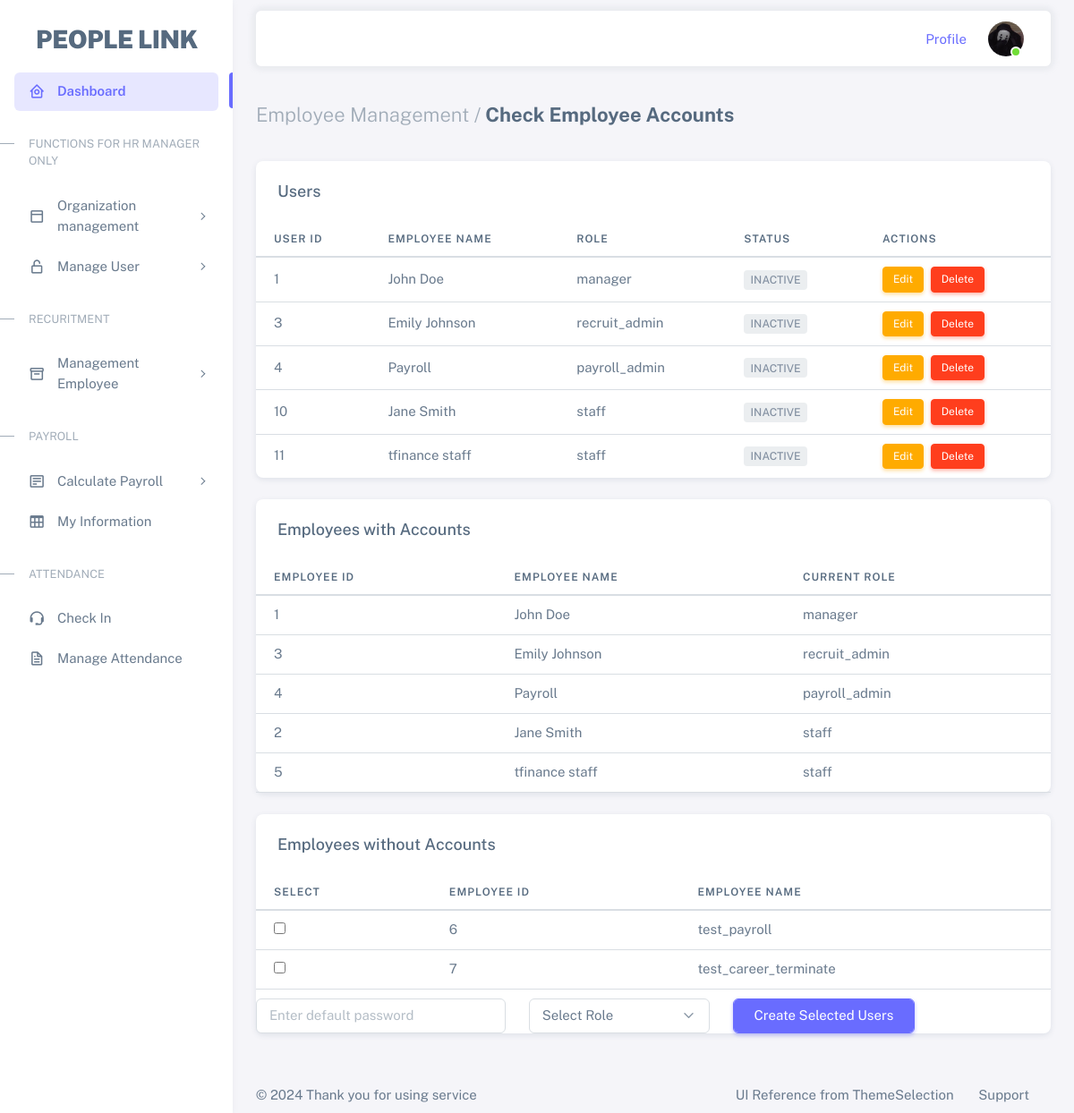
The app's page /check_employee_accounts, older data.
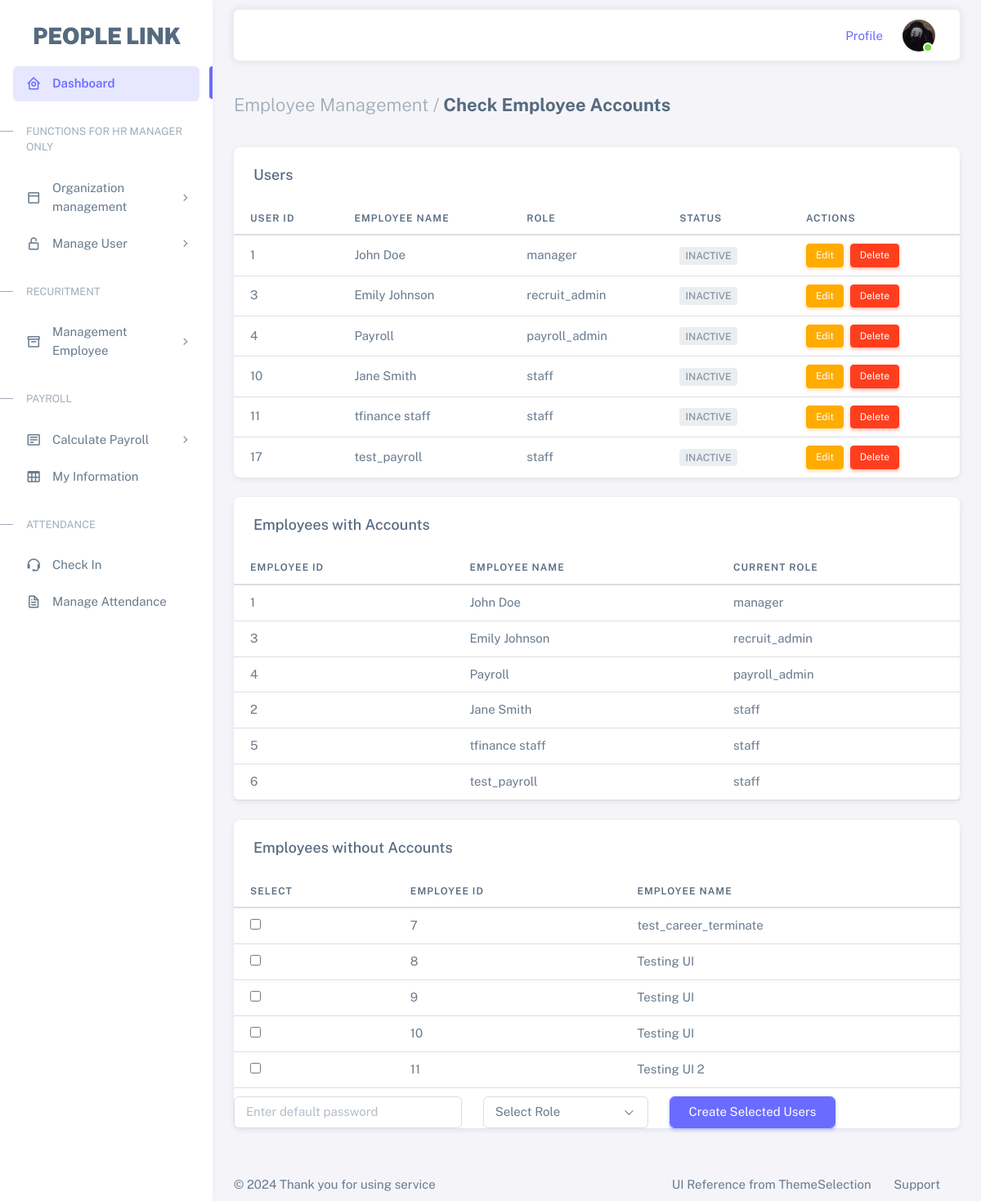
The same page, newer data.
### tables this page shows
CREATE TABLE users (
        user_id INTEGER PRIMARY KEY AUTOINCREMENT,
        emp_id INTEGER NOT NULL,
        password BLOB NOT NULL,  -- Changed to BLOB for storing hashed passwords
        role TEXT CHECK(role IN ('manager', 'recruit_admin', 'payroll_admin', 'staff')) NOT NULL,
        FOREIGN KEY (emp_id) REFERENCES employee (emp_id)
    );

CREATE TABLE employee (
        emp_id INTEGER PRIMARY KEY AUTOINCREMENT,
        emp_name TEXT NOT NULL,
        department TEXT NOT NULL,
        job_status TEXT NOT NULL,
        gender TEXT NOT NULL,
        termination_date DATE,
        employee_status TEXT NOT NULL,
        join_date DATE NOT NULL,
        pos_id INTEGER NOT NULL,
        FOREIGN KEY (pos_id) REFERENCES position (pos_id)
    );

### app.py (the view)
@app.route('/check_employee_accounts')
def check_employee_accounts():
    conn = get_db()
    cursor = conn.cursor()
    cursor.execute('''
    SELECT
        u.user_id,
        e.emp_name,
        u.role
    FROM
        users u
    JOIN
        employee e
    ON
        u.emp_id = e.emp_id
    ''')
    users_with_name = cursor.fetchall()
    current_emp_id = session.get('emp_id')
    cursor.execute('''
        SELECT e.emp_id, e.emp_name, u.role
        FROM employee e
        JOIN users u ON e.emp_id = u.emp_id
    ''')
    employees_with_accounts = cursor.fetchall()
    cursor.execute('''
        SELECT e.emp_id, e.emp_name
        FROM employee e
        LEFT JOIN users u ON e.emp_id = u.emp_id
        WHERE u.emp_id IS NULL
    ''')
    employees_without_accounts = cursor.fetchall()
    conn.close()
    return render_template('check_employee_accounts.html',
                           employees_with_accounts=employees_with_accounts,
                           employees_without_accounts=employees_without_accounts,
                           users_with_name=users_with_name, current_emp_id=current_emp_id
                           )

### app.py (called while the page is built)
def get_db():
    conn = sqlite3.connect('hrm.db')
    conn.row_factory = sqlite3.Row
    return conn

### templates/check_employee_accounts.html (shortened to what this page needs)
{% extends "base.html" %}
{% block content %}
<div class="container-xxl flex-grow-1 container-p-y">
    <h4 class="fw-bold py-3 mb-4">
        <span class="text-muted fw-light">Employee Management /</span> Check Employee Accounts
    </h4>
        <div class="card mb-4">
            <h5 class="card-header">Users</h5>
            <div class="table-responsive text-nowrap">
                <table class="table">
                    <thead>
                        <tr>
                            <th>User ID</th>
                            <th>Employee Name</th>
                            <th>Role</th>
                            <th>Status</th>
                            <th>Actions</th>
                        </tr>
                    </thead>
                    <tbody class="table-border-bottom-0">
                        {% for user in users_with_name %}
                        <tr>
                            <td>{{ user[0] }}</td>
                            <td>{{ user[1] }}</td>
                            <td>{{ user[2] }}</td>
                            <td>
                                {% if user[0] == current_emp_id %}
                                    <span class="badge bg-label-primary me-1">Active</span>
                                {% else %}
                                    <span class="badge bg-label-secondary me-1">Inactive</span>
                                {% endif %}
                            </td>
                            <td>
                                <a href="{{ url_for('edit_user', user_id=user[0], role=user[2]) }}" class="btn btn-warning btn-sm me-1">Edit</a>
                                <form action="{{ url_for('delete_user', user_id=user[0], role=user[2]) }}" method="POST" style="display:inline;">
                                    <button type="submit" class="btn btn-danger btn-sm">Delete</button>
                                </form>
                            </td>
                        </tr>
                        {% endfor %}
                    </tbody>
                </table>
            </div>
        </div>
    <div class="card mb-4">
        <h5 class="card-header">Employees with Accounts</h5>
        <div class="table-responsive text-nowrap">
            <table class="table">
                <thead>
                    <tr>
                        <th>Employee ID</th>
                        <th>Employee Name</th>
                        <th>Current Role</th>
                    </tr>
                </thead>
                <tbody>
                    {% for emp in employees_with_accounts %}
                    <tr>
                        <td>{{ emp[0] }}</td>
                        <td>{{ emp[1] }}</td>
                        <td>{{ emp[2] }}</td>
                    </tr>
                    {% endfor %}
                </tbody>
            </table>
        </div>
    </div>
    <div class="card mb-4">
        <h5 class="card-header">Employees without Accounts</h5>
        <form action="{{ url_for('add_users') }}" method="post">
            <div class="table-responsive text-nowrap">
                <table class="table">
                    <thead>
                        <tr>
                            <th>Select</th>
                            <th>Employee ID</th>
                            <th>Employee Name</th>
                        </tr>
                    </thead>
                    <tbody>
                        {% if employees_without_accounts %}
                        {% for emp in employees_without_accounts %}
                        <tr>
                            <td><input type="checkbox" name="emp_ids" value="{{ emp[0] }}"></td>
                            <td>{{ emp[0] }}</td>
                            <td>{{ emp[1] }}</td>
                        </tr>
                        {% endfor %}
                        {% else %}
                        <tr>
                            <td colspan="3">No employees found</td>
                        </tr>
                        {% endif %}
                    </tbody>
                </table>
            </div>
            <div class="row align-items-center">
                <div class="col-md-4">
                    <input class="form-control" type="password" name="password" id="password" placeholder="Enter default password" required />
                </div>
                <div class="col-md-3">
                    <select class="form-select" name="role" id="role" required>
                        <option value="" disabled selected>Select Role</option>
                    </select>
                </div>
                <div class="col-md-3">
                    <button type="submit" class="btn btn-primary form-control">Create Selected Users</button>
                </div>
            </div>
        </form>
    </div>
        </div>
{% endblock %}

### templates/base.html (shortened to what this page needs)
<!DOCTYPE html>
<html
  lang="en"
  class="light-style layout-menu-fixed"
  dir="ltr"
  data-theme="theme-default"
  data-template="vertical-menu-template-free"
>
  <head>
    <link rel="stylesheet" href="{{ url_for('static', filename='assets/vendor/fonts/boxicons.css') }}" />
    <link rel="stylesheet" href="{{ url_for('static', filename='assets/vendor/css/core.css') }}" class="template-customizer-core-css" />
    <link rel="stylesheet" href="{{ url_for('static', filename='assets/vendor/css/theme-default.css') }}" class="template-customizer-theme-css" />
    <link rel="stylesheet" href="{{ url_for('static', filename='assets/css/demo.css') }}" />
    <link rel="stylesheet" href="{{ url_for('static', filename='fonts/boxicons.css') }}" />
    <link rel="stylesheet" href="{{ url_for('static', filename='assets/vendor/libs/apex-charts/apex-charts.css') }}" />
  </head>
  <body>
    <div class="layout-wrapper layout-content-navbar">
      <div class="layout-container">
        <aside id="layout-menu" class="layout-menu menu-vertical menu bg-menu-theme">
          <div class="app-brand demo">
            <a href="{{ url_for('index') }}" class="app-brand-link">
              <span class="app-brand-text demo menu-text fw-bolder ms-2">People Link</span>
            </a>
          </div>
          <ul class="menu-inner py-1">
            <li class="menu-item active">
              <a href="{{ url_for('index') }}" class="menu-link">
                <i class="menu-icon tf-icons bx bx-home-circle"></i>
                <div data-i18n="Analytics">Dashboard</div>
              </a>
            </li>
            <li class="menu-header small text-uppercase">
              <span class="menu-header-text">Functions for HR Manager only</span>
            </li>
            <li class="menu-item">
              <a href="{{ url_for('organization') }}" class="menu-link menu-toggle">
                <i class="menu-icon tf-icons bx bx-dock-top"></i>
                <div data-i18n="Organization management">Organization management</div>
              </a>
            </li>
            <li class="menu-item">
              <a href="{{ url_for('check_employee_accounts') }}" class="menu-link menu-toggle">
                <i class="menu-icon tf-icons bx bx-lock-open-alt"></i>
                <div data-i18n="Employee Management">Manage User</div>
              </a>
            </li>
            <li class="menu-header small text-uppercase"><span class="menu-header-text">Recuritment</span></li>
            <li class="menu-item">
              <a href="javascript:void(0)" class="menu-link menu-toggle">
                <i class="menu-icon tf-icons bx bx-box"></i>
                <div data-i18n="User interface">Management Employee</div>
              </a>
            </li>
            <li class="menu-header small text-uppercase"><span class="menu-header-text">Payroll</span></li>
            <li class="menu-item">
              <a href="javascript:void(0);" class="menu-link menu-toggle">
                <i class="menu-icon tf-icons bx bx-detail"></i>
                <div data-i18n="Form Elements">Calculate Payroll</div>
              </a>
            </li>
            <li class="menu-item">
              <a href="tables-basic.html" class="menu-link">
                <i class="menu-icon tf-icons bx bx-table"></i>
                <div data-i18n="Tables">My Information</div>
              </a>
            </li>
            <li class="menu-header small text-uppercase"><span class="menu-header-text">Attendance</span></li>
            <li class="menu-item">
              <a
                href="https://github.com/themeselection/sneat-html-admin-template-free/issues"
                target="_blank"
                class="menu-link"
              >
                <i class="menu-icon tf-icons bx bx-support"></i>
                <div data-i18n="Support">Check In</div>
              </a>
            </li>
            <li class="menu-item">
              <a
                href="https://themeselection.com/demo/sneat-bootstrap-html-admin-template/documentation/"
                target="_blank"
                class="menu-link"
              >
                <i class="menu-icon tf-icons bx bx-file"></i>
                <div data-i18n="Documentation">Manage Attendance</div>
              </a>
            </li>
          </ul>
        </aside>
        <div class="layout-page">
          <nav
            class="layout-navbar container-xxl navbar navbar-expand-xl navbar-detached align-items-center bg-navbar-theme"
            id="layout-navbar"
          >
            <div class="navbar-nav-right d-flex align-items-center" id="navbar-collapse">
              <ul class="navbar-nav flex-row align-items-center ms-auto">
                <li class="nav-item lh-1 me-3">
                  <a
                    class="github-button"
                    href="https://github.com/themeselection/sneat-html-admin-template-free"
                    data-icon="octicon-star"
                    data-size="large"
                    data-show-count="true"
                    aria-label="Star themeselection/sneat-html-admin-template-free on GitHub"
                    >Profile</a
                  >
                </li>
                <li class="nav-item navbar-dropdown dropdown-user dropdown">
                  <a class="nav-link dropdown-toggle hide-arrow" href="javascript:void(0);" data-bs-toggle="dropdown">
                    <div class="avatar avatar-online">
                      <img src="{{ url_for('static', filename='assets/img/avatars/1.jpg') }}" alt class="w-px-40 h-auto rounded-circle" />
                    </div>
                  </a>
                </li>
              </ul>
            </div>
          </nav>
          {% block content %}{% endblock %}
            <footer class="content-footer footer bg-footer-theme">
              <div class="container-xxl d-flex flex-wrap justify-content-between py-2 flex-md-row flex-column">
                <div class="mb-2 mb-md-0">
                  ©
                  Thank you for using service
                </div>
                <div>
                  <a href="https://themeselection.com/license/" class="footer-link me-4" target="_blank">UI Reference from ThemeSelection</a>
                  <a
                    href="https://github.com/themeselection/sneat-html-admin-template-free/issues"
                    target="_blank"
                    class="footer-link me-4"
                    >Support</a
                  >
                </div>
              </div>
            </footer>
          </div>
        </div>
      </div>
  </body>
</html>

### static/assets/css/demo.css (style rules this page uses)
.menu .app-brand.demo { height: 64px; margin-top: 12px; }
.app-brand-text.demo { font-size: 1.75rem; letter-spacing: -0.5px; text-transform: uppercase; }

### templates/check_employee_accounts.html (style rules this page uses)
.row { margin-top: 10px; }

Row changes from the older to the newer data that the page shows:
no longer on this page (row unchanged): employee: emp_id "6", emp_name "test_payroll"
added users: user_id "17", emp_name "test_payroll", role "staff", shows "INACTIVE", emp_id "6"
added employee: emp_id "8", emp_name "Testing UI"
added employee: emp_id "9", emp_name "Testing UI"
added employee: emp_id "10", emp_name "Testing UI"
added employee: emp_id "11", emp_name "Testing UI 2"
